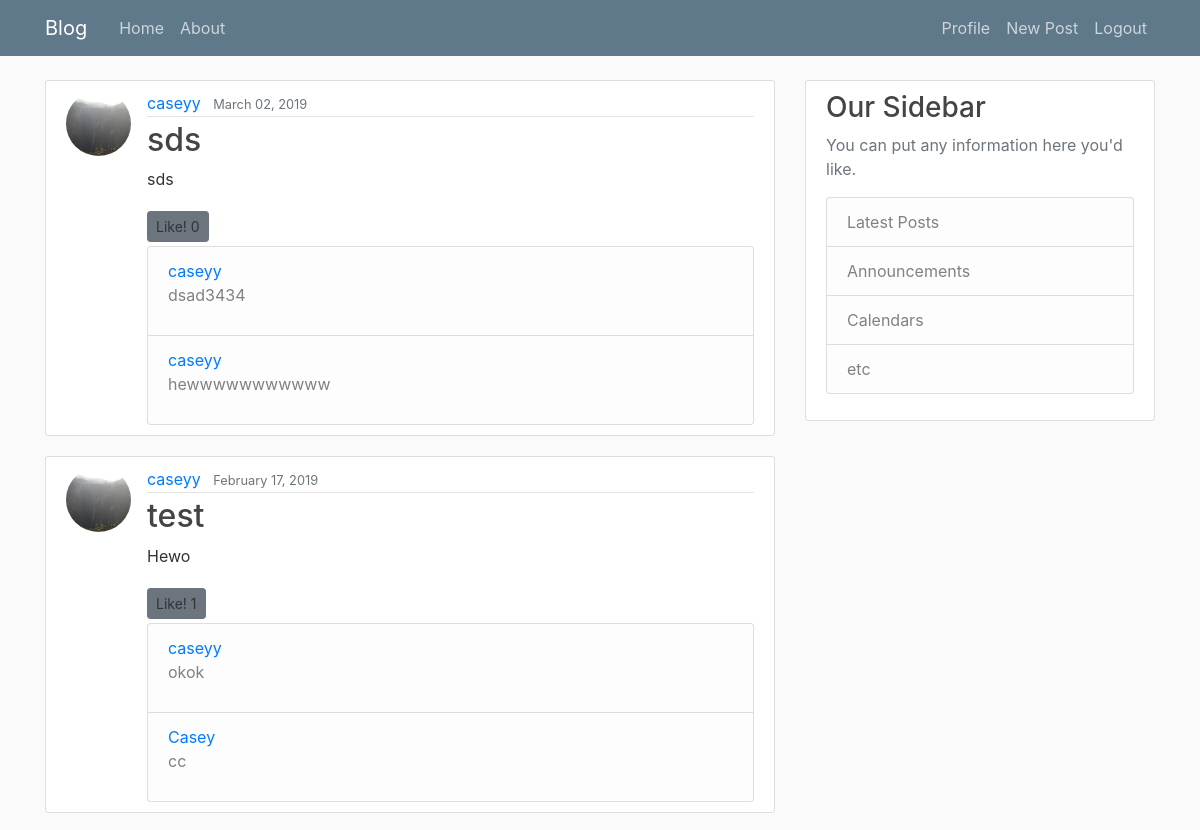
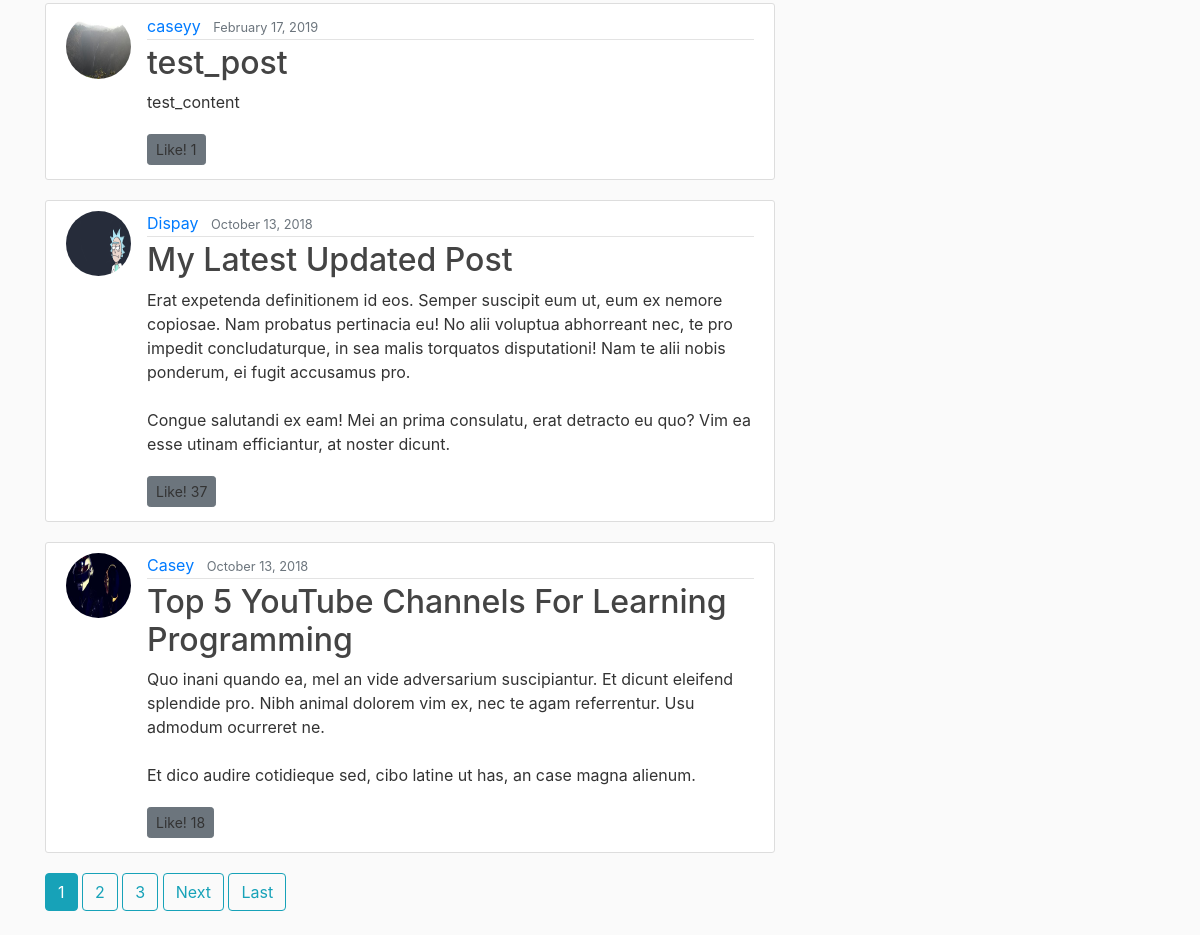
/ (signed in), run on the app's committed database (2 pictures, top to bottom).
### blog/models.py (models this page shows, shortened)
class Post(models.Model):
    title = models.CharField(max_length=100)
    content = models.TextField() #unrestricted size
    date_posted = models.DateTimeField(default=timezone.now)
    author = models.ForeignKey(User, on_delete=models.CASCADE)
    likes = models.IntegerField(default=0)
    comment = models.ManyToManyField(Comment, blank=True)

class Comment(models.Model):
	user = models.ForeignKey(User, on_delete=models.CASCADE)
	comment = models.TextField()
	def __str__(self):
		return self.comment

### users/models.py (models this page shows, shortened)
class Profile(models.Model):
    user = models.OneToOneField(User, on_delete=models.CASCADE)
    image = models.ImageField(default='default.jpg', upload_to='profile_pics')
    bio = models.TextField()

### blog/views.py (the view)
# urls.py: path('', PostListView.as_view(), name = 'blog-home'),
class PostListView(ListView):
    model = Post
    template_name = 'blog/home.html'    # app/model_viewtype.html
    context_object_name = 'posts'
    ordering = ['-date_posted']
    paginate_by = 5

### blog/templates/blog/home.html (shortened to what this page needs)
{% extends "blog/base.html" %}
{% block content %}
  {% for post in posts %}
    <article class="media content-section">
     <img class="rounded-circle article-img" src="{{ post.author.profile.image.url }}" alt="">
      <div class="media-body">
        <div class="article-metadata">
          <a class="mr-2" href="{% url 'user-post' post.author.username %}">{{ post.author }}</a>
          <small class="text-muted">{{ post.date_posted|date:'F d, Y' }}</small>
        </div>
        <h2><a class="article-title" href="{% url 'post-detail' post.id %}">{{ post.title }}</a></h2>
        <p class="article-content">{{ post.content }}</p>
        {% if user.is_authenticated %}
        <a class="btn btn-secondary btn-sm mt-1 mb-1" onclick="like({{post.id}})">Like! <span id="likes{{post.id}}">{{post.likes}}</span></a>
        {% else %}
        <a class="btn btn-secondary btn-sm mt-1 mb-1" href="{% url 'login' %}">Like! <span id="likes{{post.id}}">{{post.likes}}</span></a>
        {% endif %}
          <ul class="list-group">
            {% for p in post.comment.all %}
              <li class="list-group-item list-group-item-light"><a class="mr-2" href="{% url 'user-post' p.user.username %}">{{ p.user.username }}</a>
              <p class="comment">{{ p }}</p>
              </li>
            {% endfor %}
          </ul>
      </div>
    </article>
  {% endfor %}
  {% if is_paginated %}
    {% for num in page_obj.paginator.page_range %}
      {% if page_obj.number == num %}
        <a class="btn btn-info mb-4" href="?page={{ num }}">{{ num }}</a>
      {% elif num > page_obj.number|add:'-3' and num < page_obj.number|add:'3' %}
        <a class="btn btn-outline-info mb-4" href="?page={{ num }}">{{ num }}</a>
      {% endif %}
    {% endfor %}
    {% if page_obj.has_next %}
      <a class="btn btn-outline-info mb-4" href="?page={{ page_obj.next_page_number}}">Next</a>
      <a class="btn btn-outline-info mb-4" href="?page={{ page_obj.paginator.num_pages }}">Last</a>
    {% endif %}
  {% endif %}
{% endblock content %}

### blog/static/blog/main.css (style rules this page uses)
body { background: #fafafa; color: #333333; margin-top: 5rem; }
h1, h2, h3, h4, h5, h6 { color: #444444; }
ul { margin: 0; }
.content-section { background: #ffffff; padding: 10px 20px; border: 1px solid #dddddd; border-radius: 3px; margin-bottom: 20px; }
.article-title { color: #444444; }
.article-content { white-space: pre-line; }
.article-img { height: 65px; width: 65px; margin-right: 16px; }
.article-metadata { padding-bottom: 1px; margin-bottom: 4px; border-bottom: 1px solid #e3e3e3 }

### data on the page
Post: author.profile.image (placeholder picture), author "caseyy", date_posted "March 02, 2019", title "sds", content "sds", likes "0"
Comment: user.username "caseyy", comment "dsad3434"
Comment: user.username "caseyy", comment "hewwwwwwwwwww"
Post: author.profile.image (placeholder picture), author "caseyy", date_posted "February 17, 2019", title "test", content "Hewo", likes "1"
Comment: user.username "caseyy", comment "okok"
Comment: user.username "Casey", comment "cc"
Post: author.profile.image (placeholder picture), author "caseyy", date_posted "February 17, 2019", title "test_post", content "test_content", likes "1"
Post: author.profile.image (picture), author "Dispay", date_posted "October 13, 2018", title "My Latest Updated Post", content "Erat expetenda definitionem id eos. Semper suscipit eum ut, eum ex nemore copiosae. Nam probatus pertinacia eu! No alii voluptua abhorreant nec, te pro impedit concludaturque, in sea malis torquatos disputationi! Nam te alii nobis ponderum, ei fugit accusamus pro. Congue salutandi ex eam! Mei an prima consulatu, erat detracto eu quo? Vim ea esse utinam efficiantur, at noster dicunt.", likes "37"
Post: author.profile.image (picture), author "Casey", date_posted "October 13, 2018", title "Top 5 YouTube Channels For Learning Programming", content "Quo inani quando ea, mel an vide adversarium suscipiantur. Et dicunt eleifend splendide pro. Nibh animal dolorem vim ex, nec te agam referrentur. Usu admodum ocurreret ne. Et dico audire cotidieque sed, cibo latine ut has, an case magna alienum.", likes "18"

### other printed values
{{ num }} "1"
{{ num }} "2" "3"
